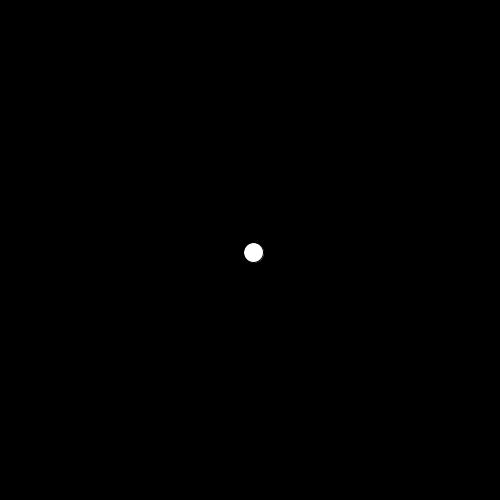
Frame 1 (no input)
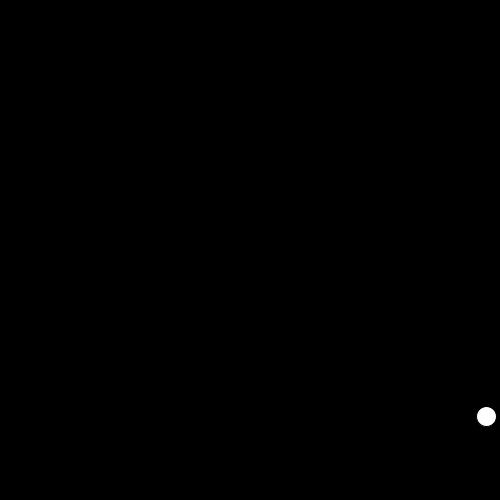
Frame 60 (the mouse pressed at the canvas centre just before this capture)
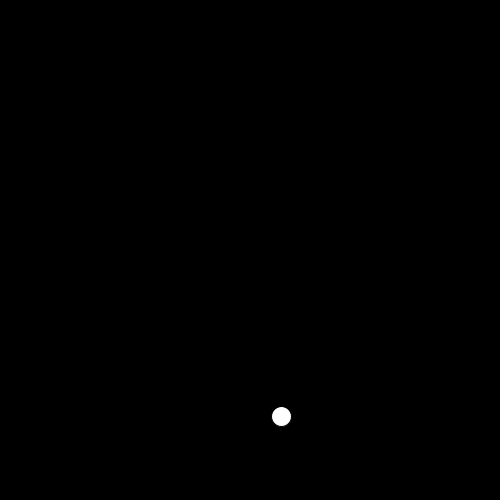
Frame 120 (the mouse held since frame 60 and released just before this capture)

The Processing sketch that drew these frames (run headless with seeded random() and noise(); from frame 60 on, the mouse is pressed at the canvas centre):

// Processing sketch: week3_pingpong
// ── week3_pingpong.pde
// store pong all coordinates
// as global variables

float x;

float y;

float xSpeed;

float ySpeed;

void setup(){

size(500,500);

x = width/2;
y = height/2;

xSpeed = random(2,5);
ySpeed = random(2,5);

}

void draw(){
  background(0);
  
  // change the x position
x = x + xSpeed;

y = y + ySpeed;

  //Did we hit the right sidez/
  if ( x >= width) {
    //collision;
    xSpeed = -xSpeed;
 
    
    println("|");
  }
  
  if ( x <= 0) {
    //collision 
    xSpeed = -xSpeed;
  } 
  
  if (y >= height) {
    
    ySpeed = -ySpeed;
    
  }
  
  if (y <= 0) {
    //collision
    
    ySpeed = -ySpeed;
    
  }
  
ellipse(x,y,20,20);
}
